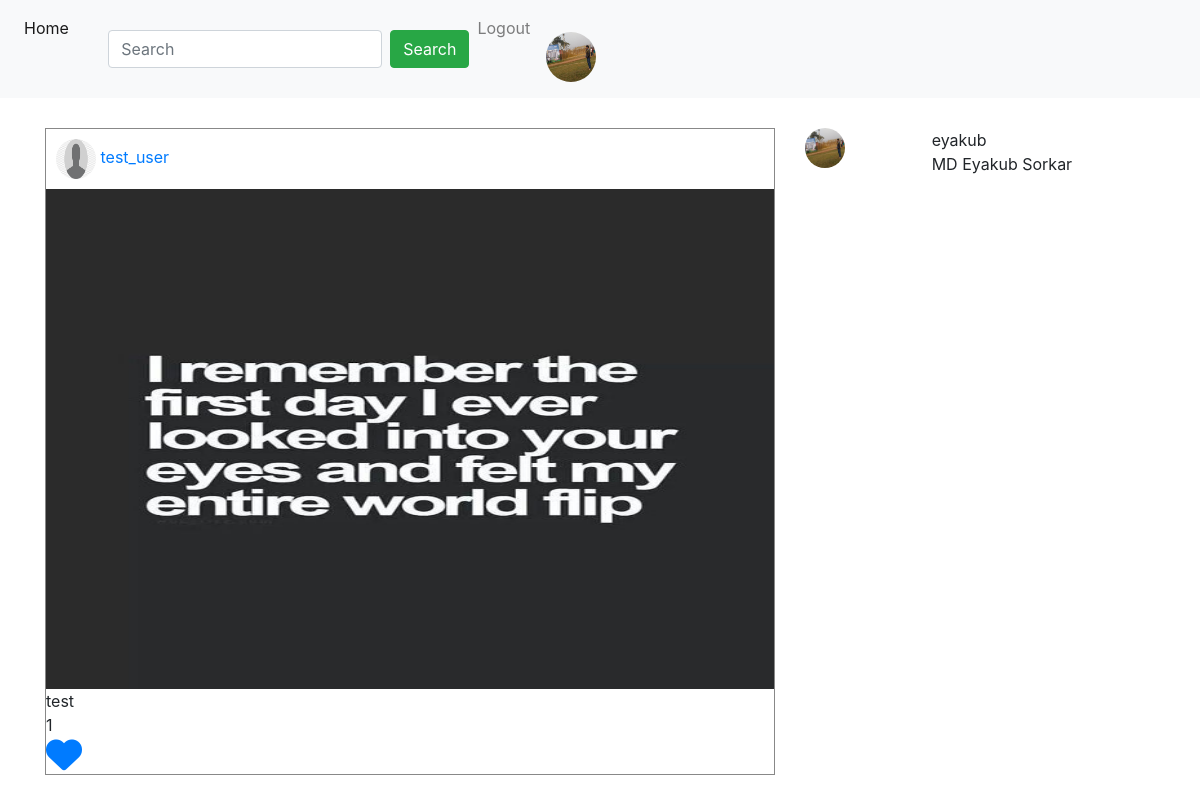
The app's page /post/ (signed in) with its own data.
### login/models.py (models this page shows)
class UserProfile(models.Model):
    user = models.OneToOneField(
        User, on_delete=models.CASCADE, related_name='user_profile')
    profile_pic = models.ImageField(upload_to='profile_pics', blank=True)
    description = models.TextField(blank=True)
    full_name = models.CharField(max_length=264, blank=True)
    dob = models.DateField(blank=True, null=True)
    website = models.URLField(blank=True)
    facebook = models.URLField(blank=True)

### post/models.py (models this page shows)
class Post(models.Model):
    author = models.ForeignKey(User, on_delete=models.CASCADE, related_name='post')
    image = models.ImageField(upload_to='post_images')
    caption = models.CharField(max_length=264, blank=True, null=True)
    upload_date = models.DateTimeField(auto_now_add=True)
    update_date = models.DateTimeField(auto_now=True)
    class Meta:
        ordering = ['-upload_date']

### post/views.py (the view)
# urls.py: path('', views.home, name='home'),
@login_required
def home(request):
    following_list = Follow.objects.filter(follower=request.user)
    posts = Post.objects.filter(author__in=following_list.values_list('following'))
    liked_post = Like.objects.filter(user=request.user)
    liked_post_list = liked_post.values_list('post', flat=True) #try printing without flat, combining into a LIST
    if request.method == 'GET':
        search = request.GET.get('search', '')
        result = User.objects.filter(username__icontains=search)
    context={
        'title': 'Home',
        'search': search,
        'result': result,
        'posts': posts,
        'liked_post_list': liked_post_list
    }
    return render(request, 'posts/home.html', context=context)

### templates/posts/home.html (shortened to what this page needs)
{% extends 'navbar.html' %}
{% block body_block %}
{% if search %}
    {% for user in result %}
    <div class="row">
        <div class="col-sm-2">
            {% if user.user_profile.profile_pic %}
            <img
                src="/media/{{ user.user_profile.profile_pic }}"
                alt=""
                class="rounded-circle"
                width="50px"
                height="50px"
            />
            {% else %}
            <img src="/media/default.png" alt="" width="50px" height="50px"
              class="rounded-circle"
            />
            {% endif %}
        </div>
        <div class="col-sm-10">
            <a href="{% url 'login:user' username=user.username %}">{{ user.username }}</a>
            <br>
            {{ user.user_profile.full_name }}
        </div>
    </div>
    {% endfor %}
{% else %}
    <div class="row">
        <div class="col-sm-8">
            {% for post in posts %}
                <div class="" style="border: 1px solid #888888">
                    <div style="padding:10px">
                        {% if post.author.user_profile.profile_pic %}
                            <img
                                src="/media/{{ user.user_profile.profile_pic }}"
                                alt=""
                                class="rounded-circle"
                                width="40px"
                                height="40px"
                            />
                        {% else %}
                            <img src="/media/default.png" alt="" width="40px" height="40px"
                            class="rounded-circle"
                            />
                        {% endif %}
                            <a href="{% url 'login:user' username=post.author %}">{{ post.author}}</a>
                    </div>
                    <img src="/media/{{post.image}}" alt="" width='100%' height='500px'>
                    <div style='pading: 20px'>
                        {{ post.caption }} <br>
                        {{ post.liked_post.count }} <br>
                        {% if post.pk in liked_post_list %}
                            <a href="{% url 'posts:unliked' pk=post.pk %}">
                                <i class="fa fa-heart" style='font-size:36px'></i>
                            </a>
                        {% else %}
                            <a href="{% url 'posts:liked' pk=post.pk %}">
                                <i class="fa fa-heart-o" style='font-size:36px'></i>
                            </a>
                        {% endif %}
                    </div>
                </div>
                <br><br>
            {% endfor %}
        </div>
        <div class="col-sm-4">
            <div class="row">
                <div class="col-sm-4">
                    {% if user.user_profile.profile_pic %}
                        <img
                            src="/media/{{ user.user_profile.profile_pic }}"
                            alt=""
                            class="rounded-circle"
                            width="40px"
                            height="40px"
                        />
                    {% else %}
                        <img src="/media/default.png" alt="" width="40px" height="40px"
                        class="rounded-circle"
                        />
                    {% endif %}
                </div>
                <div class="col-sm-8">
                    {{ user.username }}
                    <br>
                    {{ user.user_profile.full_name }}
                </div>
            </div>
        </div>
    </div>
{% endif %}
{% endblock body_block %}

### templates/navbar.html (shortened to what this page needs)
<!DOCTYPE html>
<html lang="en">
  <head>
    <link
      rel="stylesheet"
      href="https://stackpath.bootstrapcdn.com/bootstrap/4.3.1/css/bootstrap.min.css"
    />
  </head>
  <body>
    <nav class="navbar navbar-expand-sm bg-light navbar-light">
      <ul class="navbar-nav">
        <li class="nav-item active">
          <a href="{% url 'posts:home' %}" class="nav-link">Home</a>
        </li>
        <form method="GET" class="form-inline">
          <input type="text" class="form-control mr-sm-2" name='search' placeholder='Search'>
          <button class="btn btn-success">Search</button>
        </form>
        <li class="nav-item">
          <a href="{% url 'login:logout' %}" class="nav-link">Logout</a>
        </li>
        <li class="nav-item">
          <a href="#" class="nav-link">
            {% if user.user_profile.profile_pic %}
            <a href="{% url 'login:profile' %}" class="nav-link"
              ><img
                src="/media/{{ user.user_profile.profile_pic }}"
                alt=""
                class="rounded-circle"
                width="50px"
                height="50px"
            /></a>
            {% else %}
            <a href="{% url 'login:profile' %}" class="nav-link"
              ><img src="/media/default.png" alt="" width="50px" height="40px"
              class="rounded-circle"
            /></a>
            {% endif %}
          </a>
        </li>
      </ul>
    </nav>
    <div class="container" style="padding-top: 30px;">
      {% block body_block %} {% endblock %}
    </div>
  </body>
</html>

### records on screen
Post: author "test_user", image (picture), caption "test", liked_post.count "1"

### other values on screen
{{ user.username }} "eyakub"
{{ user.user_profile.full_name }} "MD Eyakub Sorkar"
